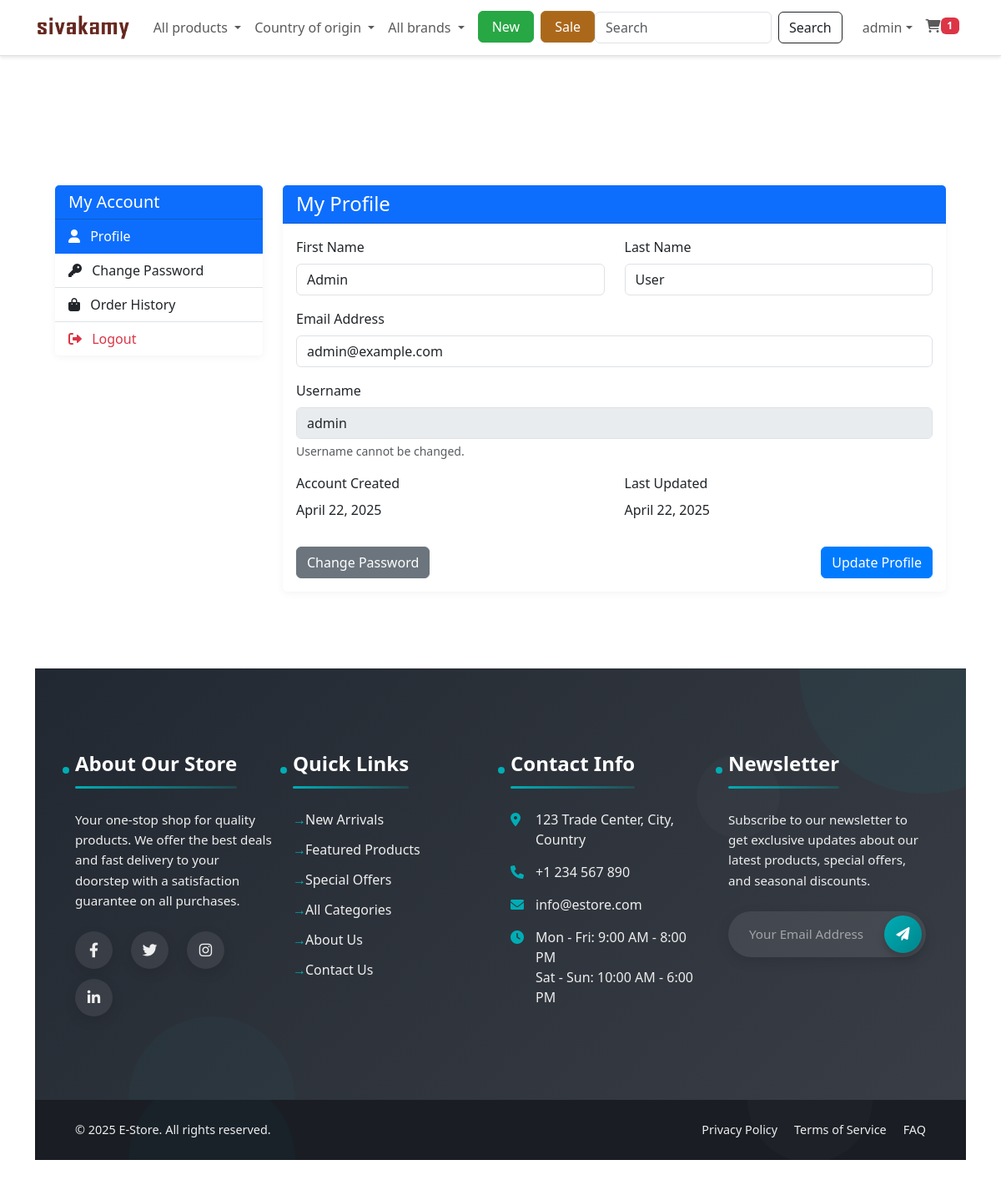
Page /?controller=user&action=profile (signed in) on the committed database.
### tables this page shows
CREATE TABLE IF NOT EXISTS `settings` (
  `id` int NOT NULL AUTO_INCREMENT,
  `key` varchar(100) NOT NULL,
  `value` text,
  `group` varchar(50) DEFAULT 'general',
  `created_at` timestamp NULL DEFAULT CURRENT_TIMESTAMP,
  `updated_at` timestamp NULL DEFAULT CURRENT_TIMESTAMP ON UPDATE CURRENT_TIMESTAMP,
  PRIMARY KEY (`id`),
  UNIQUE KEY `key` (`key`)
);

CREATE TABLE IF NOT EXISTS `users` (
  `id` int NOT NULL AUTO_INCREMENT,
  `username` varchar(50) NOT NULL,
  `email` varchar(100) NOT NULL,
  `password` varchar(255) NOT NULL,
  `first_name` varchar(50) NOT NULL,
  `last_name` varchar(50) NOT NULL,
  `role` enum('admin','customer','staff') NOT NULL DEFAULT 'customer',
  `created_at` timestamp NULL DEFAULT CURRENT_TIMESTAMP,
  `updated_at` timestamp NULL DEFAULT CURRENT_TIMESTAMP ON UPDATE CURRENT_TIMESTAMP,
  PRIMARY KEY (`id`),
  UNIQUE KEY `username` (`username`),
  UNIQUE KEY `email` (`email`)
);

### config/database.php (called while the page is built, shortened)
<?php
class Database {
    private $host = DB_HOST;
    private $user = DB_USER;
    private $pass = DB_PASS;
    private $dbname = DB_NAME;
    private $conn;
    private $stmt;
    public function __construct() {
        $dsn = 'mysql:host=' . $this->host . ';dbname=' . $this->dbname;
        $options = array(
            PDO::ATTR_PERSISTENT => true,
            PDO::ATTR_ERRMODE => PDO::ERRMODE_EXCEPTION,
            PDO::ATTR_DEFAULT_FETCH_MODE => PDO::FETCH_ASSOC,
            PDO::ATTR_EMULATE_PREPARES => false
        );
        try {
            $this->conn = new PDO($dsn, $this->user, $this->pass, $options);
        } catch(PDOException $e) {
            $this->error = $e->getMessage();
        }
    }
    public function query($query) {
        $this->stmt = null;
        try {
            $this->stmt = $this->conn->prepare($query);
            return true;
        } catch(PDOException $e) {
            $this->error = $e->getMessage();
            error_log('PDO Query Error: ' . $this->error . ' - Query: ' . $query);
            throw $e;
        }
    }
    public function bind($param, $value, $type = null) {
        if(is_null($type)) {
            switch(true) {
                case is_int($value):
                    $type = PDO::PARAM_INT;
                    break;
                default:
                    $type = PDO::PARAM_STR;
            }
        }
        try {
            $result = $this->stmt->bindValue($param, $value, $type);
            return true;
        } catch(PDOException $e) {
            $this->error = $e->getMessage();
            error_log('PDO Bind Error: ' . $this->error . ' - Param: ' . $param);
            return false;
        }
    }
    public function execute() {
        try {
            return $this->stmt->execute();
        } catch(PDOException $e) {
            $this->error = $e->getMessage();
            error_log('Execute Error: ' . $this->error);
            return false;
        }
    }
    public function single() {
        try {
            if(!$this->execute()) {
                return false;
            }
            return $this->stmt->fetch();
        } catch(PDOException $e) {
            $this->error = $e->getMessage();
            error_log('Single Error: ' . $this->error);
            return false;
        }
    }
}

### app/models/Model.php (called while the page is built, shortened)
<?php
require_once ROOT_PATH . 'config/database.php';
class Model {
    protected $db;
    protected $table;
    protected $primaryKey = 'id';
    public function __construct() {
        try {
            $this->db = new Database();
        } catch (Exception $e) {
            error_log('Database connection error in Model: ' . $e->getMessage());
            throw new Exception('Failed to connect to database. Please check your configuration.');
        }
    }
    public function getById($id) {
        $sql = "SELECT * FROM {$this->table} WHERE {$this->primaryKey} = :id";
        if(!$this->db->query($sql)) {
            $this->lastError = $this->db->getError();
            return false;
        }
        $this->db->bind(':id', $id);
        $result = $this->db->single();
        return $result;
    }
}

### app/models/Setting.php (called while the page is built, shortened)
<?php
class Setting extends Model {
    protected $table = 'settings';
    public function getSetting($key, $default = null) {
        $sql = "SELECT value FROM {$this->table} WHERE `key` = :key";
        if(!$this->db->query($sql)) {
            $this->lastError = $this->db->getError();
            return $default;
        }
        $this->db->bind(':key', $key);
        $result = $this->db->single();
        return $result ? $result['value'] : $default;
    }
}

### app/helpers.php (called while the page is built, shortened)
<?php
function isLoggedIn() {
    if(isset($_SESSION['user_id'])) {
        return true;
    }
}

### app/models/Cart.php (called while the page is built, shortened)
<?php
class Cart extends Model {
    protected $table = 'cart';
    public function getCartCount($userId) {
        $this->db->query("SELECT COUNT(*) as count FROM {$this->table} WHERE user_id = :user_id");
        $this->db->bind(':user_id', $userId);
        $result = $this->db->single();
        return $result['count'];
    }
}

### app/views/customer/profile.php (the view, shortened to what this page needs)
<?php require_once APP_PATH . 'views/customer/layouts/header.php'; ?>
<div class="container py-5">
    <div class="row">
        <div class="col-md-3">
            <div class="card mb-4">
                <div class="card-header bg-primary text-white">
                    <h5 class="mb-0">My Account</h5>
                </div>
                <div class="list-group list-group-flush">
                    <a href="<?php echo BASE_URL; ?>?controller=user&action=profile" class="list-group-item list-group-item-action active">
                        <i class="fas fa-user me-2"></i> Profile
                    </a>
                    <a href="<?php echo BASE_URL; ?>?controller=user&action=changePassword" class="list-group-item list-group-item-action">
                        <i class="fas fa-key me-2"></i> Change Password
                    </a>
                    <a href="<?php echo BASE_URL; ?>?controller=order&action=history" class="list-group-item list-group-item-action">
                        <i class="fas fa-shopping-bag me-2"></i> Order History
                    </a>
                    <a href="<?php echo BASE_URL; ?>?controller=user&action=logout" class="list-group-item list-group-item-action text-danger">
                        <i class="fas fa-sign-out-alt me-2"></i> Logout
                    </a>
                </div>
            </div>
        </div>
        <div class="col-md-9">
            <div class="card">
                <div class="card-header bg-primary text-white">
                    <h4 class="mb-0">My Profile</h4>
                </div>
                <div class="card-body">
                    <form action="<?php echo BASE_URL; ?>?controller=user&action=profile" method="POST">
                        <div class="row mb-3">
                            <div class="col-md-6">
                                <label for="first_name" class="form-label">First Name</label>
                                <input type="text" class="form-control <?php echo isset($errors['first_name']) ? 'is-invalid' : ''; ?>" id="first_name" name="first_name" value="<?php echo $user['first_name']; ?>" required>
                            </div>
                            <div class="col-md-6">
                                <label for="last_name" class="form-label">Last Name</label>
                                <input type="text" class="form-control <?php echo isset($errors['last_name']) ? 'is-invalid' : ''; ?>" id="last_name" name="last_name" value="<?php echo $user['last_name']; ?>" required>
                            </div>
                        </div>
                        <div class="mb-3">
                            <label for="email" class="form-label">Email Address</label>
                            <input type="email" class="form-control <?php echo isset($errors['email']) ? 'is-invalid' : ''; ?>" id="email" name="email" value="<?php echo $user['email']; ?>" required>
                        </div>
                        <div class="mb-3">
                            <label for="username" class="form-label">Username</label>
                            <input type="text" class="form-control" id="username" value="<?php echo $user['username']; ?>" disabled>
                            <div class="form-text">Username cannot be changed.</div>
                        </div>
                        <div class="row mb-3">
                            <div class="col-md-6">
                                <label class="form-label">Account Created</label>
                                <p class="form-control-static"><?php echo date('F j, Y', strtotime($user['created_at'])); ?></p>
                            </div>
                            <div class="col-md-6">
                                <label class="form-label">Last Updated</label>
                                <p class="form-control-static"><?php echo date('F j, Y', strtotime($user['updated_at'])); ?></p>
                            </div>
                        </div>
                        <div class="d-flex justify-content-between">
                            <a href="<?php echo BASE_URL; ?>?controller=user&action=changePassword" class="btn btn-secondary">Change Password</a>
                            <button type="submit" class="btn btn-primary">Update Profile</button>
                        </div>
                    </form>
                </div>
            </div>
        </div>
    </div>
</div>
<?php require_once APP_PATH . 'views/customer/layouts/footer.php'; ?>

### app/views/customer/layouts/header.php (shortened to what this page needs)
<!DOCTYPE html>
<html lang="en">
<head>
    <link href="https://cdn.jsdelivr.net/npm/bootstrap@5.3.0-alpha1/dist/css/bootstrap.min.css" rel="stylesheet">
    <link rel="stylesheet" href="https://cdnjs.cloudflare.com/ajax/libs/font-awesome/6.0.0/css/all.min.css">
    <link rel="stylesheet" href="https://cdnjs.cloudflare.com/ajax/libs/animate.css/4.1.1/animate.min.css">
    <link rel="stylesheet" href="<?php echo BASE_URL; ?>assets/css/style.css">
</head>
<body style="background-color: #fff;" class="mobile-nav-fixed d-flex flex-column min-vh-100">
    <?php
    $settingModel = new Setting();
    $siteLogo = $settingModel->getSetting('site_logo');
    $siteName = $settingModel->getSetting('site_name') ?: 'Sivakamy';
    ?>
    <nav class="navbar navbar-expand-lg navbar-light bg-white border-bottom d-none d-md-block">
        <div class="container">
            <a class="navbar-brand fw-bold" href="<?php echo BASE_URL; ?>">
                <?php if(!empty($siteLogo) && file_exists(UPLOAD_PATH . $siteLogo)): ?>
                    <img src="<?php echo BASE_URL . 'public/uploads/' . htmlspecialchars($siteLogo); ?>" alt="<?php echo htmlspecialchars($siteName); ?>" style="max-height: 40px;">
                <?php else: ?>
                    <?php echo htmlspecialchars($siteName); ?>
                <?php endif; ?>
            </a>
            <div class="collapse navbar-collapse" id="navbarSupportedContent">
                <ul class="navbar-nav me-auto mb-2 mb-lg-0">
                    <li class="nav-item dropdown">
                        <a class="nav-link dropdown-toggle" href="#" id="categoryDropdown" role="button" data-bs-toggle="dropdown" aria-expanded="false">
                            All products
                        </a>
                    </li>
                    <li class="nav-item dropdown">
                        <a class="nav-link dropdown-toggle" href="#" id="countryDropdown" role="button" data-bs-toggle="dropdown" aria-expanded="false">
                            Country of origin
                        </a>
                    </li>
                    <li class="nav-item dropdown">
                        <a class="nav-link dropdown-toggle" href="#" id="brandDropdown" role="button" data-bs-toggle="dropdown" aria-expanded="false">
                            All brands
                        </a>
                    </li>
                    <li class="nav-item ms-2">
                        <a href="#" class="btn btn-success px-3 fw-medium" style="background-color: #28a745; border-color: #28a745;">New </a>
                    </li>
                    <li class="nav-item ms-2">
                        <a href="#" class="btn btn-success px-3 fw-medium" style="background-color:rgb(172, 104, 26); border-color:rgb(167, 116, 40);">Sale</a>
                    </li>
                </ul>
                <div class="d-lg-flex flex-column flex-lg-row align-items-start align-items-lg-center mt-3 mt-lg-0">
                    <form class="d-none d-md-flex w-100 mb-3 mb-lg-0 me-lg-2" action="<?php echo BASE_URL; ?>?controller=product&action=search" method="GET">
                        <input class="form-control me-2" type="search" name="keyword" placeholder="Search" aria-label="Search">
                        <button class="btn btn-outline-dark" type="submit">Search</button>
                    </form>
                    <ul class="navbar-nav ms-lg-2">
                        <?php if(isLoggedIn()) : ?>
                            <li class="nav-item dropdown">
                                <a class="nav-link dropdown-toggle d-flex align-items-center" href="#" id="navbarDropdown" role="button" data-bs-toggle="dropdown" aria-expanded="false">
                                    <span><?php echo $_SESSION['user_name']; ?></span>
                                </a>
                            </li>
                        <?php endif; ?>
                        <li class="nav-item">
                            <a class="nav-link d-flex align-items-center" href="<?php echo BASE_URL; ?>?controller=cart">
                                <i class="fas fa-shopping-cart"></i>
                                <?php if(isLoggedIn()) : ?>
                                    <span class="badge bg-danger cart-count">
                                        <?php
                                            $cartModel = new Cart();
                                            echo $cartModel->getCartCount($_SESSION['user_id']);
                                        ?>
                                    </span>
                                <?php endif; ?>
                            </a>
                        </li>
                    </ul>
                </div>
            </div>
        </div>
    </nav>
    <main class="container py-4">
    <main class="container py-4">

### assets/css/style.css (style rules this page uses)
body { font-family: 'Segoe UI', Tahoma, Geneva, Verdana, sans-serif; color: #333; background-color: #f8f9fa; }
a { text-decoration: none; }
.navbar { box-shadow: 0 2px 4px rgba(0, 0, 0, 0.1); }
.navbar-brand { font-weight: bold; }
.card { transition: all 0.3s ease; border: none; box-shadow: 0 2px 10px rgba(0, 0, 0, 0.05); margin-bottom: 20px; }
.btn-primary { background-color: #007bff; border-color: #007bff; }

### app/views/customer/layouts/header.php (style rules this page uses)
body { padding-top: 70px !important; overflow-x: hidden; }
.navbar { position: fixed !important; top: 0; left: 0; right: 0; z-index: 1030; width: 100%; box-shadow: 0 2px 4px rgba(0,0,0,0.1); transition: all 0.3s ease; }
html { scroll-behavior: smooth; }
main { margin-top: 20px; }

### app/views/customer/layouts/footer.php (style rules this page uses)
html, body { height: 100%; margin: 0; }
body { display: flex; flex-direction: column; min-height: 100vh; }
main { flex: 1 0 auto; }

### rows in the picture
settings: value (picture)
users: first_name "Admin", last_name "User", email "admin@example.com", username "admin", created_at "April 22, 2025", updated_at "April 22, 2025"

### other values in the picture
$_SESSION['user_name'] "admin"
$cartModel->getCartCount($_SESSION['user_id']) "1"
